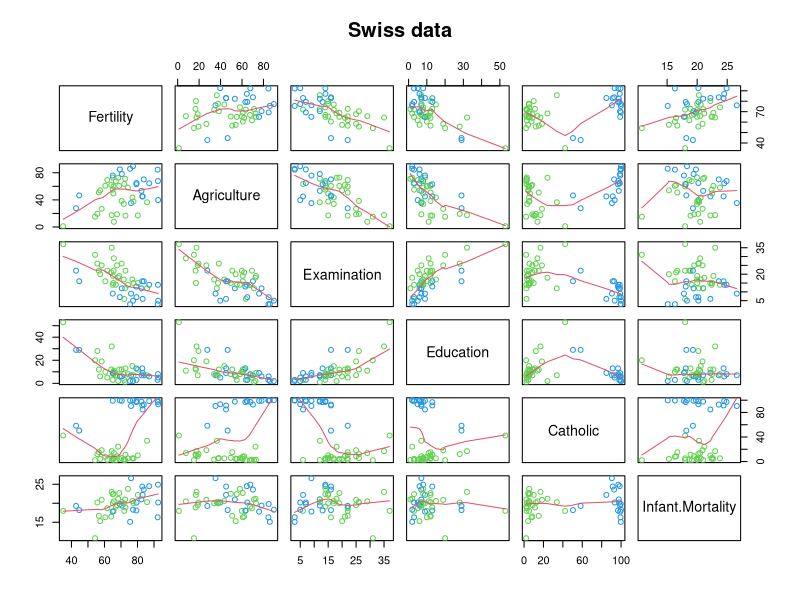

Generate this figure with R:
setwd("C:\\Users\\Ivan.Liuyanfeng\\Desktop\\Data_Mining_Work_Space\\Data-Science-Regression-Models")
library(datasets); data(swiss); require(stats); require(graphics)
png("swiss_pairs.png")
pairs(swiss, panel = panel.smooth, main = "Swiss data", col = 3 + (swiss$Catholic > 50))
dev.off()